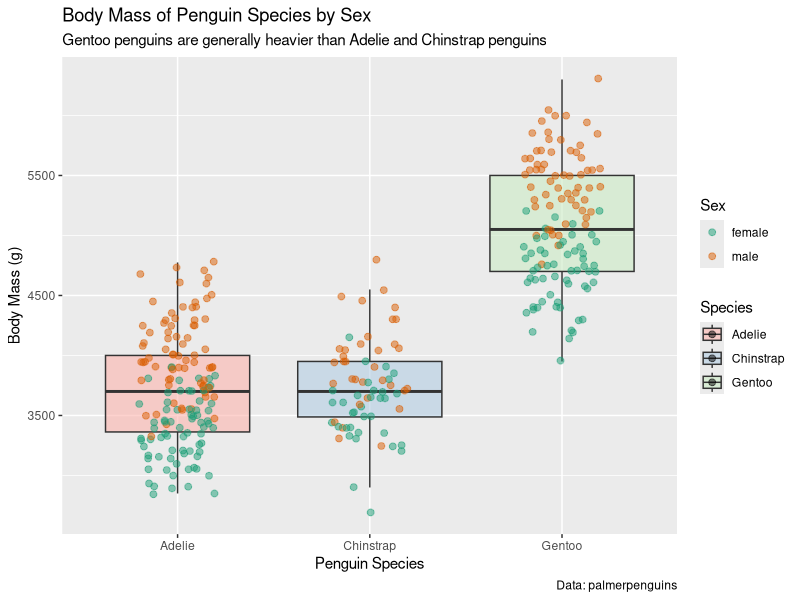

Recreate this plot in R.
## ---- chunk 1
suppressPackageStartupMessages(library(tidyverse))
library(palmerpenguins)
## ---- chunk 2
penguins %>%
  drop_na(species, sex, body_mass_g) %>%
  ggplot(aes(x = species, y = body_mass_g, fill = species)) +
  geom_boxplot(alpha = 0.6, outlier.shape = NA) +
  geom_jitter(aes(color = sex), width = 0.2, alpha = 0.5, size = 2) +
  scale_fill_brewer(palette = "Pastel1") +
  scale_color_brewer(palette = "Dark2") +
  labs(
    title = "Body Mass of Penguin Species by Sex",
    subtitle = "Gentoo penguins are generally heavier than Adelie and Chinstrap penguins",
    x = "Penguin Species",
    y = "Body Mass (g)",
    fill = "Species",
    color = "Sex",
    caption = "Data: palmerpenguins"
  )
